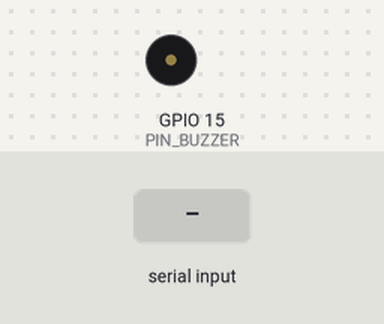
This sketch was run on a simulated ESP32. Parts: buzzer (waves = sounding, pin HIGH). The test bench sets the inputs (shaded band). What the sketch prints to the serial monitor is not drawn.

Above: at 1.2 s.
1.3 s: "w\n" received over Serial
At 1.37 s:
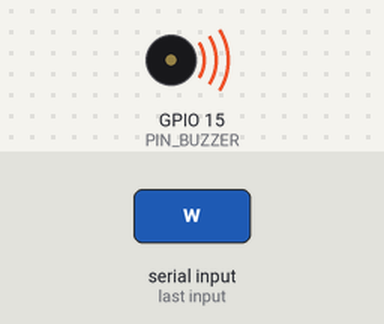
4.3 s: "s\n" received over Serial
At 4.8 s:
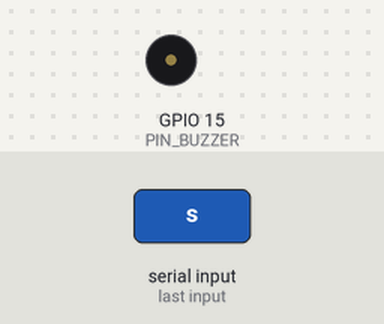
5.8 s: "t\n" received over Serial
At 6.6 s:
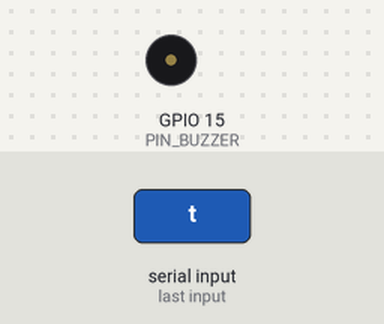
Timing chart, 0 to 8.8 s (numbered marks = the images above; inputs shaded):
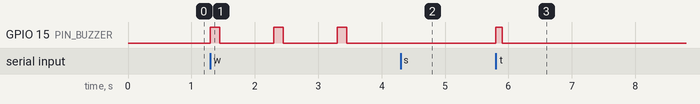

Measured:
- after the input at 1.3 s, GPIO 15 (PIN_BUZZER): alternates HIGH for 0.15 s and LOW for 0.85 s, starting at once
- after the input at 4.3 s, GPIO 15 (PIN_BUZZER): stops changing and stays LOW
- after the input at 5.8 s, GPIO 15 (PIN_BUZZER): LOW → HIGH at once, → LOW 0.10 s later

The sketch:

03_active_buzzer.ino
```cpp
#include <Arduino.h>

#include "ActiveBuzzer.h"
#include "NodeBPins.h"

namespace {
constexpr uint32_t kStatusPeriodMs = 1000;
constexpr uint8_t kMaxSerialBytesPerLoop = 16;
aether::ActiveBuzzer buzzer(PIN_BUZZER);
uint32_t lastStatusMs = 0;

void printHelp() {
  Serial.println("Commands: t=test 100ms, w=warning, c=critical, s=stop, m=mute, u=unmute, i=status, ?=help");
}

void printStatus(uint32_t nowMs) {
  Serial.printf("{\"system\":\"AETHER\",\"node\":\"nodeB\",\"component\":\"ACTIVE_BUZZER\","
                "\"uptime_ms\":%lu,\"pattern\":\"%s\",\"muted\":%s,\"output_high\":%s}\n",
                static_cast<unsigned long>(nowMs),
                aether::ActiveBuzzer::patternName(buzzer.pattern()),
                buzzer.muted() ? "true" : "false", buzzer.outputHigh() ? "true" : "false");
}

void handleCommand(char command, uint32_t nowMs) {
  switch (command) {
    case 't': buzzer.setPattern(aether::BuzzerPattern::Test, nowMs); break;
    case 'w': buzzer.setPattern(aether::BuzzerPattern::Warning, nowMs); break;
    case 'c': buzzer.setPattern(aether::BuzzerPattern::Critical, nowMs); break;
    case 's': buzzer.setPattern(aether::BuzzerPattern::Off, nowMs); break;
    case 'm': buzzer.setMuted(true, nowMs); break;
    case 'u': buzzer.setMuted(false, nowMs); break;
    case 'i': break;
    case '?': printHelp(); return;
    case '\r': case '\n': case ' ': case '\t': return;
    default:
      Serial.println("{\"error\":\"UNKNOWN_COMMAND\",\"help\":\"?\"}");
      return;
  }
  printStatus(nowMs);
}
}  // namespace

void setup() {
  buzzer.begin();  // Set output LOW sebelum memulai diagnostik serial.
  Serial.begin(115200);
  Serial.println("AETHER Node B | Bagian 03: Active Buzzer | GPIO=15 ACTIVE=HIGH");
  printHelp();
  lastStatusMs = millis();
  printStatus(lastStatusMs);
}

void loop() {
  buzzer.update(millis());
  // Batasi pekerjaan CLI agar pola tetap diperbarui saat input serial ramai.
  for (uint8_t i = 0; i < kMaxSerialBytesPerLoop && Serial.available() > 0; ++i) {
    const uint32_t nowMs = millis();
    buzzer.update(nowMs);
    handleCommand(static_cast<char>(Serial.read()), nowMs);
  }
  const uint32_t nowMs = millis();
  buzzer.update(nowMs);
  if (static_cast<uint32_t>(nowMs - lastStatusMs) >= kStatusPeriodMs) {
    lastStatusMs = nowMs;
    printStatus(nowMs);
  }
  delay(1);  // Yield ke scheduler; driver tidak memiliki delay pola.
}
```

ActiveBuzzer.cpp
```cpp
#include "ActiveBuzzer.h"

namespace aether {

void ActiveBuzzer::begin() {
  pinMode(pin_, OUTPUT);
  digitalWrite(pin_, LOW);
  outputHigh_ = false;
  muted_ = false;
  pattern_ = BuzzerPattern::Off;
  patternStartMs_ = 0;
  started_ = true;
}

void ActiveBuzzer::writeOutput(bool high) {
  if (outputHigh_ == high) return;
  digitalWrite(pin_, high ? HIGH : LOW);
  outputHigh_ = high;
}

void ActiveBuzzer::setPattern(BuzzerPattern pattern, uint32_t nowMs) {
  if (!started_ || pattern_ == pattern) return;
  pattern_ = pattern;
  patternStartMs_ = nowMs;
  update(nowMs);  // Mulai atau hentikan output segera.
}

void ActiveBuzzer::setMuted(bool muted, uint32_t nowMs) {
  if (!started_ || muted_ == muted) return;
  if (muted) {
    // Aktifkan mute sebelum evaluasi fase agar tidak muncul pulsa ON sesaat.
    muted_ = true;
    update(nowMs);
    return;
  }
  // Evaluasi saat masih muted: Test yang kedaluwarsa tidak boleh diputar ulang.
  update(nowMs);
  muted_ = false;
  patternStartMs_ = nowMs;  // Unmute memulai fase bunyi baru.
  update(nowMs);
}

void ActiveBuzzer::update(uint32_t nowMs) {
  if (!started_) return;
  const uint32_t elapsed = static_cast<uint32_t>(nowMs - patternStartMs_);
  bool high = false;
  switch (pattern_) {
    case BuzzerPattern::Off:
      break;
    case BuzzerPattern::Test:
      if (elapsed >= 100U) {
        pattern_ = BuzzerPattern::Off;
      } else {
        high = true;
      }
      break;
    case BuzzerPattern::Warning:
      high = (elapsed % 1000U) < 150U;  // ON 150 ms, OFF 850 ms.
      break;
    case BuzzerPattern::Critical:
      high = (elapsed % 400U) < 200U;   // ON 200 ms, OFF 200 ms.
      break;
    default:
      pattern_ = BuzzerPattern::Off;  // Nilai tidak dikenal selalu diam.
      break;
  }
  writeOutput(high && !muted_);
}

const char* ActiveBuzzer::patternName(BuzzerPattern pattern) {
  switch (pattern) {
    case BuzzerPattern::Off: return "OFF";
    case BuzzerPattern::Test: return "TEST";
    case BuzzerPattern::Warning: return "WARNING";
    case BuzzerPattern::Critical: return "CRITICAL";
  }
  return "UNKNOWN";
}

}  // namespace aether
```

ActiveBuzzer.h
```cpp
#pragma once

#include <Arduino.h>

namespace aether {

enum class BuzzerPattern : uint8_t { Off, Test, Warning, Critical };

// Panggil update() sesering mungkin dari loop, bukan dari interrupt.
class ActiveBuzzer {
 public:
  explicit ActiveBuzzer(uint8_t pin) : pin_(pin) {}

  void begin();
  void setPattern(BuzzerPattern pattern, uint32_t nowMs);
  void setMuted(bool muted, uint32_t nowMs);
  void update(uint32_t nowMs);

  BuzzerPattern pattern() const { return pattern_; }
  bool muted() const { return muted_; }
  bool outputHigh() const { return outputHigh_; }
  static const char* patternName(BuzzerPattern pattern);

 private:
  void writeOutput(bool high);

  uint8_t pin_;
  bool started_ = false;
  bool muted_ = false;
  bool outputHigh_ = false;
  BuzzerPattern pattern_ = BuzzerPattern::Off;
  uint32_t patternStartMs_ = 0;
};

}  // namespace aether
```

NodeBPins.h
```cpp
#pragma once

// Sesuai dokumentasi master: active buzzer, logika aktif HIGH.
#define PIN_BUZZER 15
```
